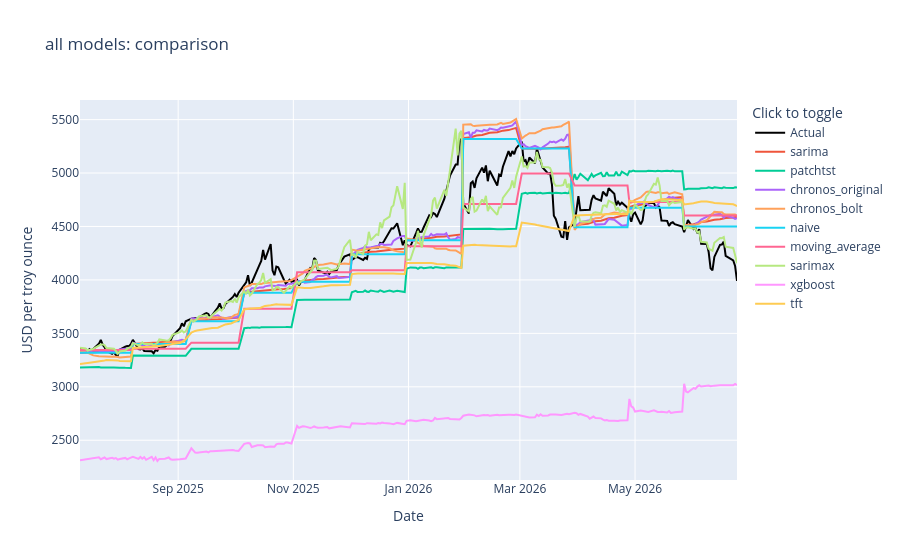

Notebook source saved alongside this figure:
### Markdown cell above
## 5. Evaluation

Beim strikt eingefrorenen Ursprung enden Training, Skalierung, Validierung und Modellwahl vor dem Testzeitraum. Während der gesamten maskierten Periode werden keine echten Goldpreise als neue Eingaben verwendet -- mit der in Kapitel 3/4.2 dokumentierten, expliziten und lokal begrenzten Ausnahme der exogenen Regressoren in Experiment 2. MAE, RMSE, MASE, sMAPE und Richtungsgenauigkeit werden für die Lead-Time-Stützstellen (Tag 1, 10, 20 -- Teilmengen desselben 20-Tage-Fensters, nie ein anderer Horizont) sowie für den vollständigen rollierenden Testzeitraum berichtet.

**Modellvergleich über alle sechs Modelle beider Experimente hinweg** (dieselbe Zielreihe, derselbe Testzeitraum):

### Code cell
all_metrics, all_forecast_fig = compare_all_results(univariate_results, multivariate_results, data_hash)
display(all_metrics)
display(all_forecast_fig)

### Figure 1 — Plotly figure (JSON) as saved in the notebook; plotly's stock layout.template omitted (floating-point values rounded to 4 significant figures; data arrays with more than 128 entries replaced by an {"elided": "..."} marker saying what was removed)
{"data": [{"line": {"color": "black", "width": 2}, "name": "Actual", "type": "scatter", "x": {"elided": "240 str values"}, "y": {"elided": "240 float values"}}, {"mode": "lines", "name": "sarima", "type": "scatter", "x": {"elided": "240 str values"}, "y": {"elided": "240 float values"}}, {"mode": "lines", "name": "patchtst", "type": "scatter", "x": {"elided": "240 str values"}, "y": {"elided": "240 float values"}}, {"mode": "lines", "name": "chronos_original", "type": "scatter", "x": {"elided": "240 str values"}, "y": {"elided": "240 float values"}}, {"mode": "lines", "name": "chronos_bolt", "type": "scatter", "x": {"elided": "240 str values"}, "y": {"elided": "240 float values"}}, {"mode": "lines", "name": "naive", "type": "scatter", "x": {"elided": "240 str values"}, "y": {"elided": "240 float values"}}, {"mode": "lines", "name": "moving_average", "type": "scatter", "x": {"elided": "240 str values"}, "y": {"elided": "240 float values"}}, {"mode": "lines", "name": "sarimax", "type": "scatter", "x": {"elided": "240 str values"}, "y": {"elided": "240 float values"}}, {"mode": "lines", "name": "xgboost", "type": "scatter", "x": {"elided": "240 str values"}, "y": {"elided": "240 float values"}}, {"mode": "lines", "name": "tft", "type": "scatter", "x": {"elided": "240 str values"}, "y": {"elided": "240 float values"}}], "layout": {"hovermode": "x unified", "legend": {"title": {"text": "Click to toggle"}}, "title": {"text": "all models: comparison"}, "xaxis": {"title": {"text": "Date"}}, "yaxis": {"title": {"text": "USD per troy ounce"}}}}
